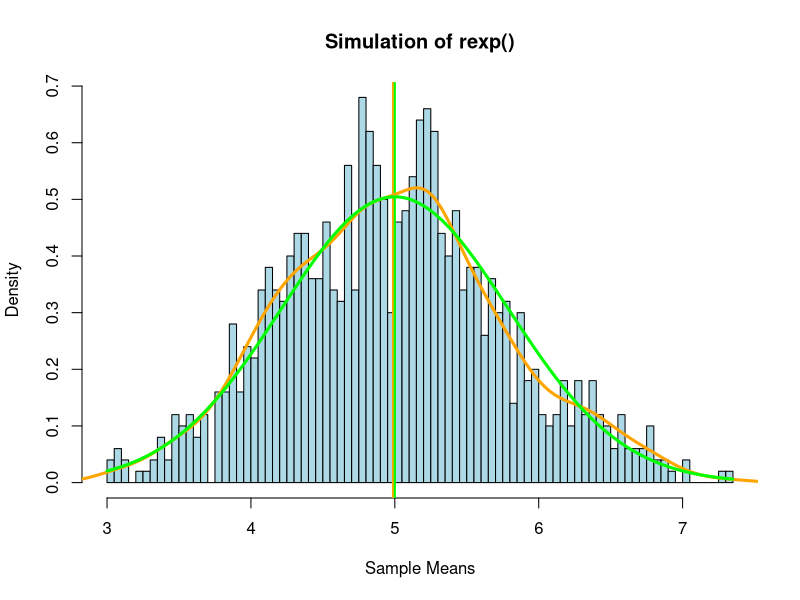
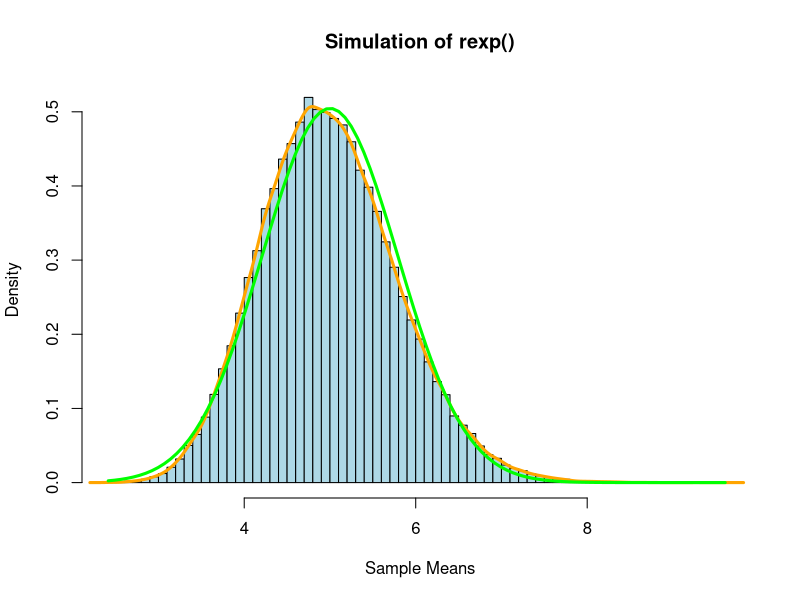

Source code (R) for these figures, in order:
## ---- chunk 1
library(plyr) #load libraries
library(dplyr)
## ---- chunk 2
lambda<-0.2 #assign default lambda
n<-40 #assign default number of samples
nsim1<-1000 #assign default number of simulations
## ---- chunk 3
set.seed(1987) #set seed for reproducibility

sim1<-matrix(data=rexp(n*nsim1,rate=lambda),nrow=nsim1,ncol=n) #create raw simulation matrix for rexp()
sim1_mean<-data.frame(Mean=rowMeans(sim1)) #take mean of each simulation, and store in data frame
sim1_mean<-mutate(sim1_mean,Index=row.names(sim1_mean))%>%select(Index,Mean) #tidy data frame
head(sim1_mean)
## ---- chunk 4
mean_sample1<-mean(sim1_mean$Mean) #find sample mean
mean_theory1<-1/lambda #find population/theoretical mean

print(mean_sample1)
print(mean_theory1)
## ---- chunk 5
var_sample1<-var(sim1_mean$Mean) #find sample variance
var_theory1<-(1/lambda)^2/n #find population/theoretical variance

print(var_sample1)
print(var_theory1)
## ---- chunk 6
x1<-seq(min(sim1_mean$Mean),max(sim1_mean$Mean),length=100) #create x spread for population density curve
y1<-dnorm(x1,mean=mean_theory1,sd=sqrt(var_theory1)) #create y distribution for population density

#graph simulation with density curves
hist(sim1_mean$Mean,breaks=100,freq=FALSE,col="lightblue",main="Simulation of rexp()",xlab="Sample Means")
abline(v=mean_sample1,col="orange",lwd=2)
abline(v=mean_theory1,col="green",lwd=2)
lines(density(sim1_mean$Mean),col="orange",lwd=3) #create sample density curve
lines(x1,y1,col="green",lwd=3)
## ---- chunk 7
conf95_sample1<-mean_sample1+c(-1,1)*qnorm(.975)*sqrt(var_sample1)/sqrt(n) #find 95% confidence intervals
conf95_theory1<-mean_theory1+c(-1,1)*qnorm(.975)*sqrt(var_theory1)/sqrt(n)

print(conf95_sample1)
print(conf95_theory1)
## ---- chunk 8
nsim2<-100000 #increase number of simulations to demonstrate convergence toward normality
set.seed(1987) #reset seed for reproducibility

sim2<-matrix(data=rexp(n*nsim2,rate=lambda),nrow=nsim2,ncol=n) #recalculate simulation matrix
sim2_mean<-data.frame(Mean=rowMeans(sim2)) #recalculate mean of each simulation
sim2_mean<-mutate(sim2_mean,Index=row.names(sim2_mean))%>%select(Index,Mean)

x2<-seq(min(sim2_mean$Mean),max(sim2_mean$Mean),length=100) #recalculate population density curve
y2<-dnorm(x2,mean=mean_theory1,sd=sqrt(var_theory1))

#graph new simulation with density curves
hist(sim2_mean$Mean,breaks=100,freq=FALSE,col="lightblue",main="Simulation of rexp()",xlab="Sample Means")
lines(density(sim2_mean$Mean),col="orange",lwd=3) #create sample density curve
lines(x2,y2,col="green",lwd=3)
## ---- chunk 9
sessionInfo()
